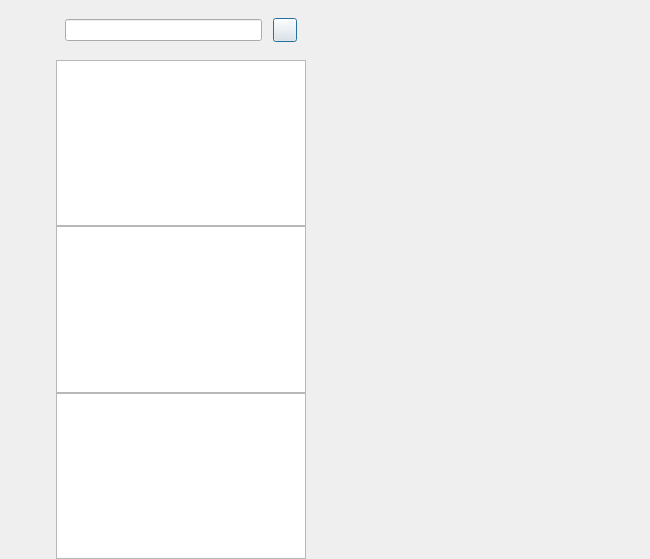
<?xml version="1.0" encoding="UTF-8"?>
<ui version="4.0">
 <class>ChatDialog</class>
 <widget class="QDialog" name="ChatDialog">
  <property name="geometry">
   <rect>
    <x>0</x>
    <y>0</y>
    <width>650</width>
    <height>559</height>
   </rect>
  </property>
  <property name="windowTitle">
   <string>Dialog</string>
  </property>
  <layout class="QHBoxLayout" name="horizontalLayout">
   <property name="spacing">
    <number>0</number>
   </property>
   <property name="leftMargin">
    <number>0</number>
   </property>
   <property name="topMargin">
    <number>0</number>
   </property>
   <property name="rightMargin">
    <number>0</number>
   </property>
   <property name="bottomMargin">
    <number>0</number>
   </property>
   <item>
    <widget class="QWidget" name="side_bar" native="true">
     <property name="sizePolicy">
      <sizepolicy hsizetype="Fixed" vsizetype="Expanding">
       <horstretch>0</horstretch>
       <verstretch>0</verstretch>
      </sizepolicy>
     </property>
     <property name="minimumSize">
      <size>
       <width>56</width>
       <height>0</height>
      </size>
     </property>
     <property name="maximumSize">
      <size>
       <width>56</width>
       <height>16777215</height>
      </size>
     </property>
     <layout class="QVBoxLayout" name="verticalLayout">
      <property name="spacing">
       <number>0</number>
      </property>
      <property name="leftMargin">
       <number>10</number>
      </property>
      <property name="topMargin">
       <number>30</number>
      </property>
      <property name="rightMargin">
       <number>0</number>
      </property>
      <property name="bottomMargin">
       <number>0</number>
      </property>
      <item>
       <widget class="QWidget" name="widget" native="true">
        <layout class="QVBoxLayout" name="verticalLayout_3">
         <property name="spacing">
          <number>30</number>
         </property>
         <property name="leftMargin">
          <number>0</number>
         </property>
         <property name="topMargin">
          <number>0</number>
         </property>
         <property name="rightMargin">
          <number>0</number>
         </property>
         <property name="bottomMargin">
          <number>0</number>
         </property>
         <item>
          <widget class="QLabel" name="side_head_lb">
           <property name="minimumSize">
            <size>
             <width>35</width>
             <height>35</height>
            </size>
           </property>
           <property name="maximumSize">
            <size>
             <width>35</width>
             <height>35</height>
            </size>
           </property>
           <property name="text">
            <string/>
           </property>
          </widget>
         </item>
         <item>
          <widget class="StateWidget" name="side_chat_lb" native="true">
           <property name="minimumSize">
            <size>
             <width>30</width>
             <height>30</height>
            </size>
           </property>
           <property name="maximumSize">
            <size>
             <width>30</width>
             <height>30</height>
            </size>
           </property>
          </widget>
         </item>
         <item>
          <widget class="StateWidget" name="side_contact_lb" native="true">
           <property name="minimumSize">
            <size>
             <width>30</width>
             <height>30</height>
            </size>
           </property>
           <property name="maximumSize">
            <size>
             <width>30</width>
             <height>30</height>
            </size>
           </property>
          </widget>
         </item>
        </layout>
       </widget>
      </item>
      <item>
       <spacer name="verticalSpacer">
        <property name="orientation">
         <enum>Qt::Vertical</enum>
        </property>
        <property name="sizeHint" stdset="0">
         <size>
          <width>20</width>
          <height>40</height>
         </size>
        </property>
       </spacer>
      </item>
     </layout>
    </widget>
   </item>
   <item>
    <widget class="QWidget" name="chat_user_wid" native="true">
     <property name="maximumSize">
      <size>
       <width>250</width>
       <height>16777215</height>
      </size>
     </property>
     <layout class="QVBoxLayout" name="verticalLayout_2">
      <property name="spacing">
       <number>0</number>
      </property>
      <property name="leftMargin">
       <number>0</number>
      </property>
      <property name="topMargin">
       <number>0</number>
      </property>
      <property name="rightMargin">
       <number>0</number>
      </property>
      <property name="bottomMargin">
       <number>0</number>
      </property>
      <item>
       <widget class="QWidget" name="search_wid" native="true">
        <property name="minimumSize">
         <size>
          <width>0</width>
          <height>60</height>
         </size>
        </property>
        <property name="maximumSize">
         <size>
          <width>16777215</width>
          <height>60</height>
         </size>
        </property>
        <layout class="QHBoxLayout" name="horizontalLayout_2">
         <property name="spacing">
          <number>6</number>
         </property>
         <property name="leftMargin">
          <number>9</number>
         </property>
         <property name="topMargin">
          <number>9</number>
         </property>
         <property name="rightMargin">
          <number>9</number>
         </property>
         <property name="bottomMargin">
          <number>9</number>
         </property>
         <item>
          <widget class="CustomizeEdit" name="search_edit"/>
         </item>
         <item>
          <spacer name="horizontalSpacer">
           <property name="orientation">
            <enum>Qt::Horizontal</enum>
           </property>
           <property name="sizeType">
            <enum>QSizePolicy::Fixed</enum>
           </property>
           <property name="sizeHint" stdset="0">
            <size>
             <width>5</width>
             <height>20</height>
            </size>
           </property>
          </spacer>
         </item>
         <item>
          <widget class="ClickedBtn" name="add_btn">
           <property name="minimumSize">
            <size>
             <width>24</width>
             <height>24</height>
            </size>
           </property>
           <property name="maximumSize">
            <size>
             <width>24</width>
             <height>24</height>
            </size>
           </property>
           <property name="text">
            <string/>
           </property>
          </widget>
         </item>
        </layout>
       </widget>
      </item>
      <item>
       <widget class="ChatUserList" name="chat_user_list">
        <property name="maximumSize">
         <size>
          <width>16777215</width>
          <height>16777215</height>
         </size>
        </property>
       </widget>
      </item>
      <item>
       <widget class="SearchList" name="search_list">
        <property name="maximumSize">
         <size>
          <width>16777215</width>
          <height>16777215</height>
         </size>
        </property>
       </widget>
      </item>
      <item>
       <widget class="ContactUserList" name="con_user_list">
        <property name="maximumSize">
         <size>
          <width>16777215</width>
          <height>16777215</height>
         </size>
        </property>
       </widget>
      </item>
     </layout>
    </widget>
   </item>
   <item>
    <widget class="QStackedWidget" name="stackedWidget">
     <property name="currentIndex">
      <number>2</number>
     </property>
     <widget class="ChatPage" name="chat_page"/>
     <widget class="ApplyFriendPage" name="friend_apply_page"/>
     <widget class="FriendInfoPage" name="friend_info_page"/>
    </widget>
   </item>
  </layout>
 </widget>
 <customwidgets>
  <customwidget>
   <class>ClickedBtn</class>
   <extends>QPushButton</extends>
   <header location="global">clickedbtn.h</header>
  </customwidget>
  <customwidget>
   <class>CustomizeEdit</class>
   <extends>QLineEdit</extends>
   <header>customizeedit.h</header>
  </customwidget>
  <customwidget>
   <class>ChatUserList</class>
   <extends>QListWidget</extends>
   <header>chatuserlist.h</header>
  </customwidget>
  <customwidget>
   <class>ChatPage</class>
   <extends>QWidget</extends>
   <header location="global">chatpage.h</header>
   <container>1</container>
  </customwidget>
  <customwidget>
   <class>StateWidget</class>
   <extends>QWidget</extends>
   <header location="global">statewidget.h</header>
   <container>1</container>
  </customwidget>
  <customwidget>
   <class>SearchList</class>
   <extends>QListWidget</extends>
   <header>searchlist.h</header>
  </customwidget>
  <customwidget>
   <class>ContactUserList</class>
   <extends>QListWidget</extends>
   <header location="global">contactuserlist.h</header>
  </customwidget>
  <customwidget>
   <class>ApplyFriendPage</class>
   <extends>QWidget</extends>
   <header location="global">applyfriendpage.h</header>
   <container>1</container>
  </customwidget>
  <customwidget>
   <class>FriendInfoPage</class>
   <extends>QWidget</extends>
   <header location="global">friendinfopage.h</header>
   <container>1</container>
  </customwidget>
 </customwidgets>
 <resources/>
 <connections/>
</ui>
